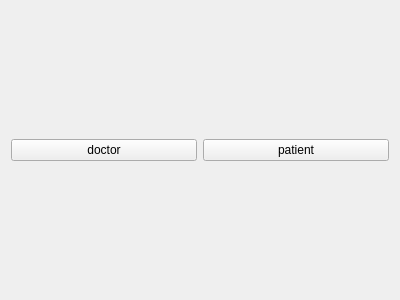
<?xml version="1.0" encoding="UTF-8"?>
<ui version="4.0">
 <class>chattool</class>
 <widget class="QWidget" name="chattool">
  <property name="geometry">
   <rect>
    <x>0</x>
    <y>0</y>
    <width>400</width>
    <height>300</height>
   </rect>
  </property>
  <property name="windowTitle">
   <string>Form</string>
  </property>
  <layout class="QGridLayout" name="gridLayout">
   <item row="0" column="0">
    <widget class="QPushButton" name="doctor">
     <property name="text">
      <string>doctor</string>
     </property>
    </widget>
   </item>
   <item row="0" column="1">
    <widget class="QPushButton" name="patient">
     <property name="text">
      <string>patient</string>
     </property>
    </widget>
   </item>
  </layout>
 </widget>
 <resources/>
 <connections/>
</ui>
